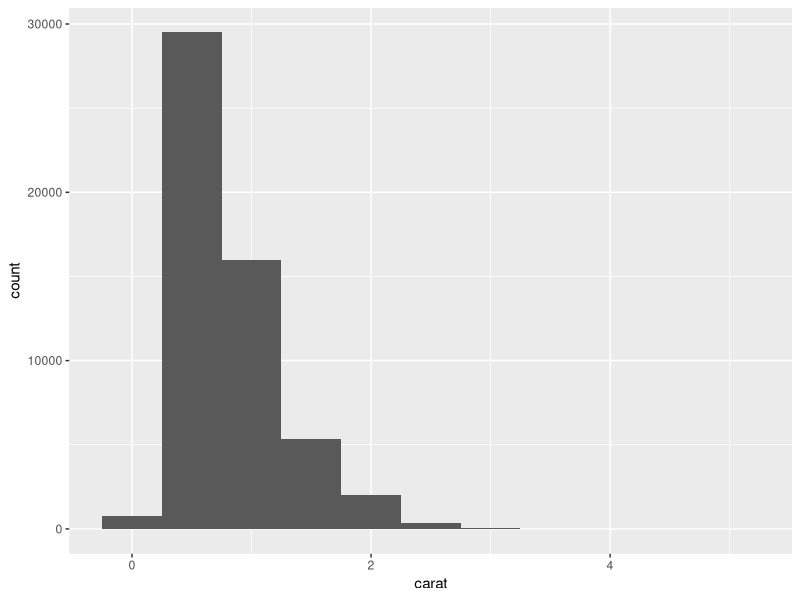
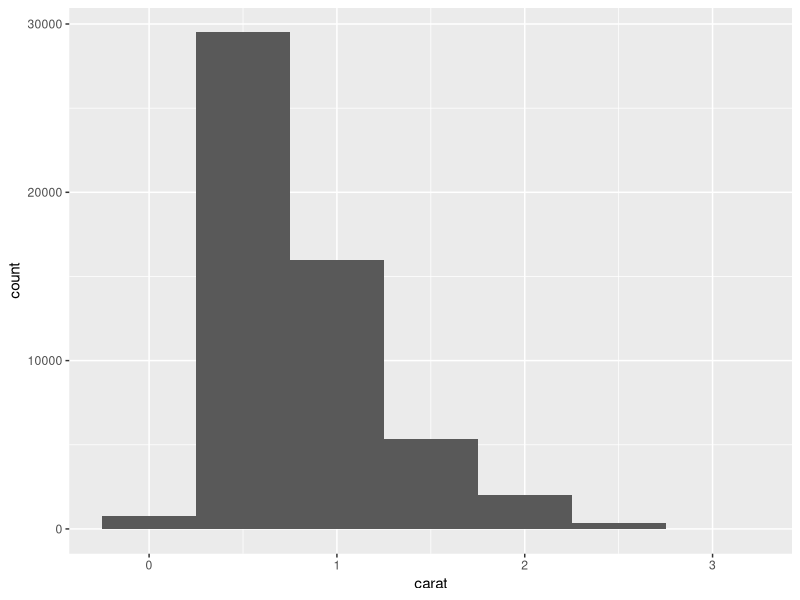
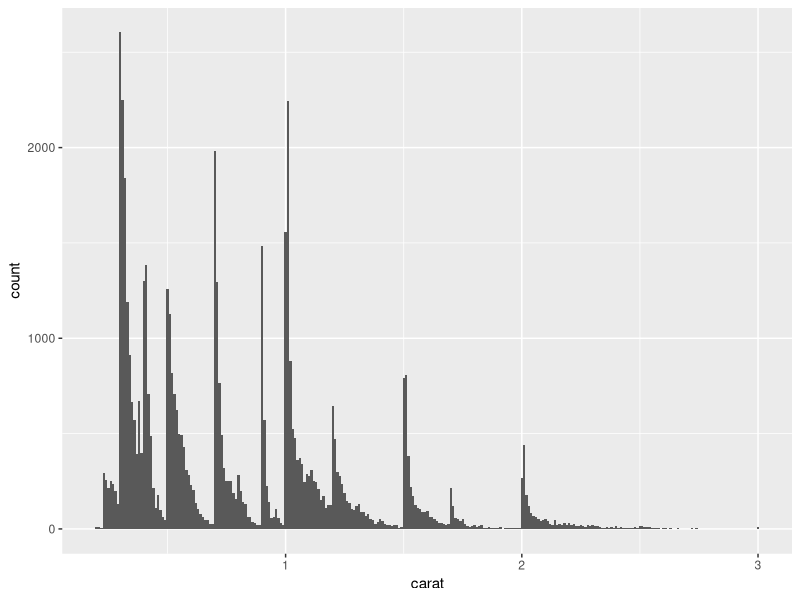
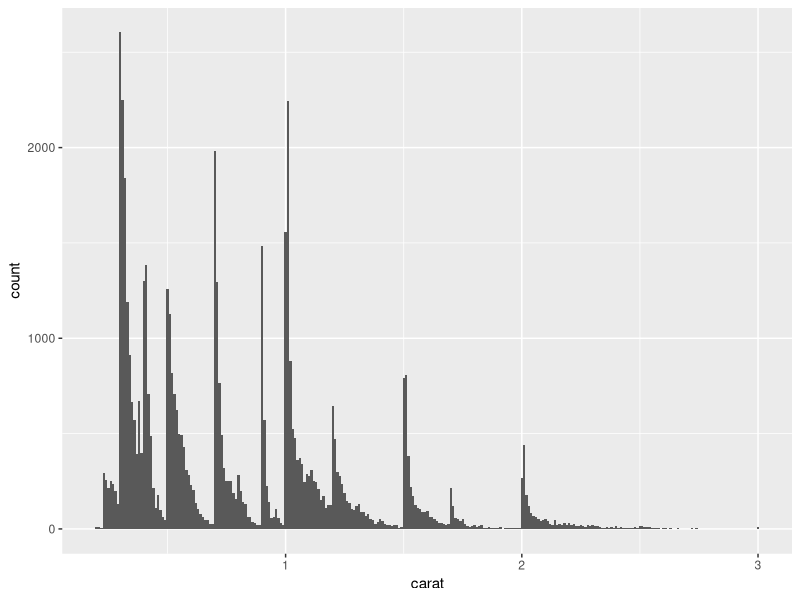
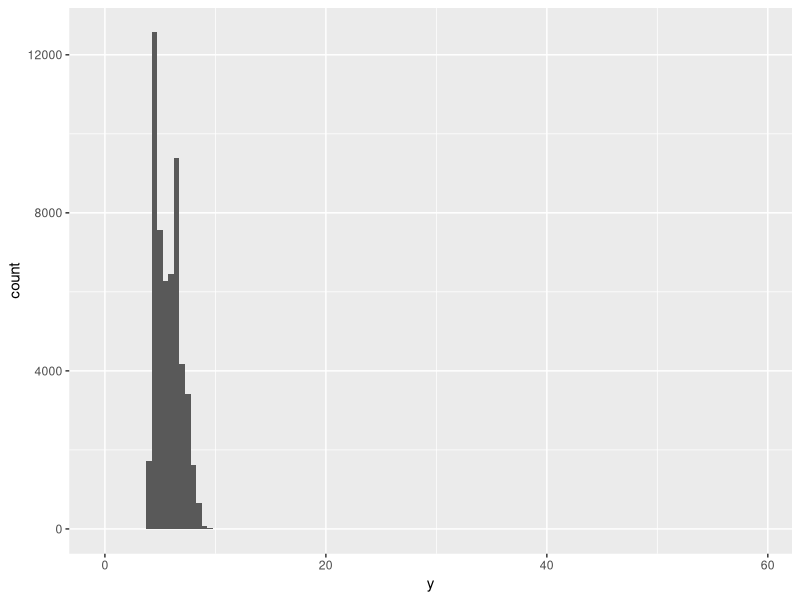
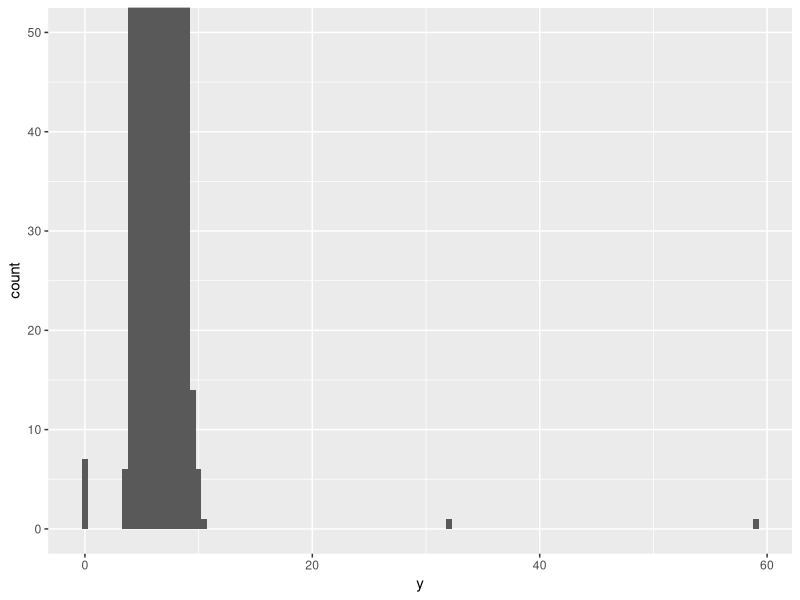
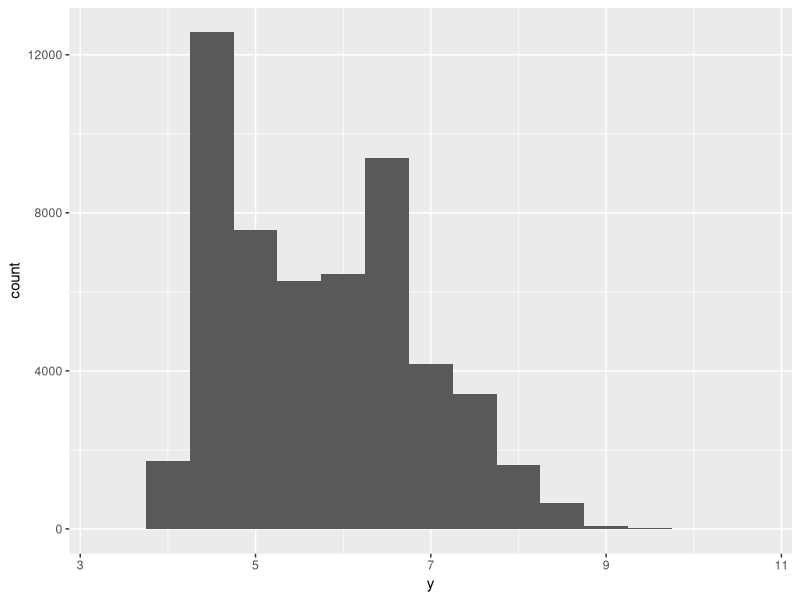
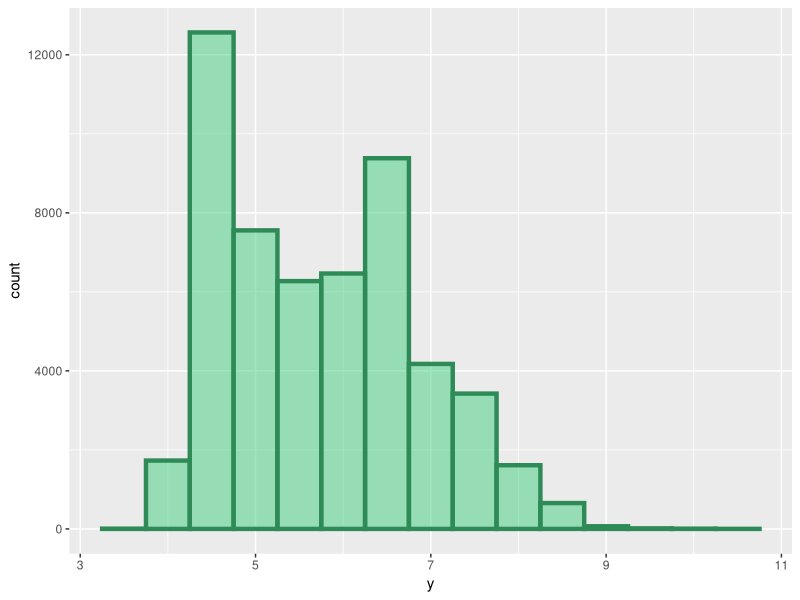

Write R code to recreate these figures, in order.
## ---- chunk 1
library(tidyverse)
## ---- chunk 2
diamonds
## ---- chunk 3
nrow(diamonds)
## ---- chunk 4
ggplot(diamonds, aes(x = carat)) +
  geom_histogram(binwidth = 0.5)
## ---- chunk 5
diamonds |>
  filter(carat <= 3) |>
  ggplot(aes(x = carat)) +
  geom_histogram(binwidth = 0.5)
## ---- chunk 6
diamonds |>
  filter(carat <= 3) |>
  ggplot(aes(x = carat)) +
  geom_histogram(binwidth = 0.01)
## ---- chunk 7
diamonds |>
  filter(carat <= 3) |>
  ggplot(aes(x = carat)) +
  geom_histogram(binwidth = 0.01)
## ---- chunk 8
ggplot(diamonds, aes(x = y)) + 
  geom_histogram(binwidth = 0.5)
## ---- chunk 9
ggplot(diamonds, aes(x = y)) + 
  geom_histogram(binwidth = 0.5) +
  coord_cartesian(ylim = c(0, 50))
## ---- chunk 10
diamonds |> 
  filter(y < 3 | y > 20) |> 
  select(price, x, y, z) |>
  arrange(y)
## ---- chunk 11
diamonds2 <- diamonds |>
  mutate(y = ifelse(y < 3 | y > 20, NA, y))

ggplot(diamonds2, aes(x = y)) + 
  geom_histogram(binwidth = 0.5, na.rm = T)
## ---- chunk 12
ggplot(diamonds2, aes(x = y)) + 
  geom_histogram(binwidth = 0.5, na.rm = T,
                 fill = "seagreen3", color = "seagreen",
                 alpha = .5, linewidth = 1.5)
## ---- chunk 13
diamonds |>
  ggplot(aes(y = price, x = cut)) +
  geom_boxplot()
## ---- chunk 14
diamonds |>
  ggplot(aes(y = price, x = cut)) +
  geom_violin() +
  geom_boxplot(width = .1)
## ---- chunk 15
diamonds |> pull(cut) |> levels()
## ---- chunk 16
levels(diamonds$color)
fct_reorder(diamonds$color, diamonds$price) |> levels()

diamonds |>
  ggplot(aes(y = price, x = fct_reorder(color, -price))) + # or .desc = T
  geom_violin() +
  geom_boxplot(width = .1)
## ---- chunk 17
diamonds |>
  ggplot(aes(x = price, y = cut)) +
  geom_violin(color = "skyblue3", fill = "skyblue",
              alpha = .4, linewidth = .5, linetype = "dashed") +
  geom_boxplot(width = .08, color = "skyblue3", whisker.color = NA,
               fill = "transparent", linewidth = .8,
               outliers = F, notch = T)
## ---- chunk 18
diamonds |>
  ggplot(aes(x = color)) +
  geom_bar()
## ---- chunk 19
diamonds |>
  ggplot(aes(x = color, fill = cut)) +
  geom_bar(position = "dodge")
## ---- chunk 20
diamonds |>
  ggplot(aes(x = color, fill = cut)) +
  geom_bar(position = "fill")
## ---- chunk 21
diamonds |>
  ggplot(aes(x = carat, y = price)) +
  geom_point()
## ---- chunk 22
diamonds |>
  ggplot(aes(x = carat, y = price)) +
  geom_point(alpha = .05)
## ---- chunk 23
diamonds |>
  ggplot(aes(x = carat, y = price, color = color)) +
  geom_point(alpha = .05, shape = 16,
             size = 2) +
  guides(color = guide_legend(override.aes = list(alpha = 1)))
